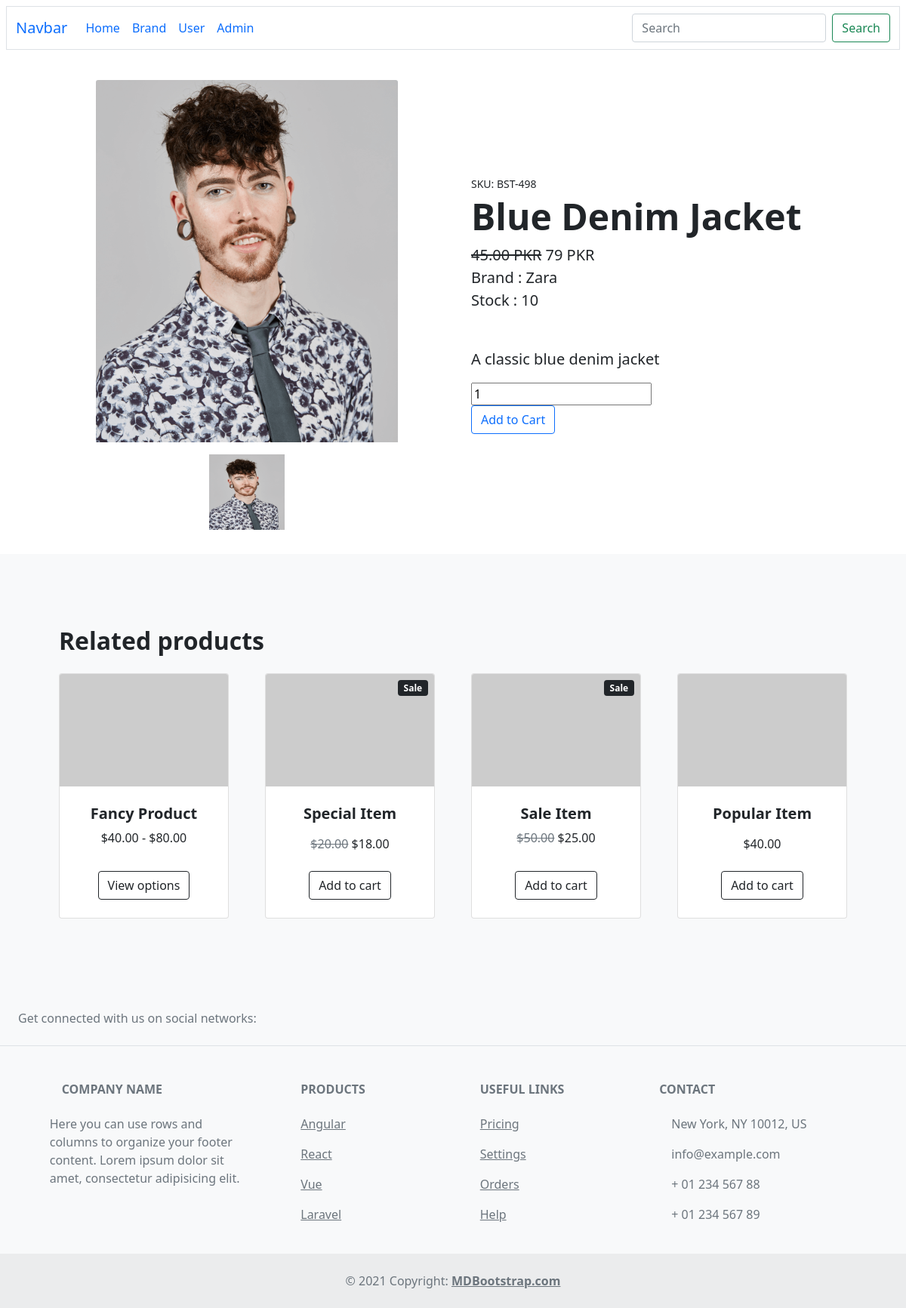
Page /get_single_product/blue-denim-jacket on the committed database.
### app/models.py (models this page shows, shortened)
class PImage(models.Model):
    Product = models.ForeignKey(Product,on_delete=models.CASCADE)
    Product_Image = models.ImageField(upload_to='Product_Images/')
    def __str__(self):
        return self.Product.Product_Name

class Product(models.Model):
    Product_Name = models.CharField(max_length=40)
    Product_Price = models.CharField(max_length=20)
    Product_Category = models.CharField(max_length=20)
    Product_Description = models.TextField(max_length=50)
    Product_Stock = models.IntegerField(default=0)
    slug = models.SlugField(unique=True, null=True, blank=True)
    Product_Brand = models.ForeignKey(Brand, on_delete=models.CASCADE)

class Brand(models.Model):
    Brand_id = models.AutoField
    Brand_Name = models.CharField(max_length=20)
    Brand_Email = models.EmailField(null=True)
    Brand_Password = models.CharField(max_length=20,null=True)
    Brand_Address = models.TextField(null=True)
    Brand_City = models.CharField(max_length=25,null=True)
    Brand_State = models.CharField(max_length=20,null=True)
    Brand_Zip = models.CharField(max_length=15,null=True)
    Brands_Logo = models.ImageField(upload_to='Brands_Logo/',null=True)
    def __str__(self):
        return self.Brand_Name

### app/views.py (the view)
# urls.py: path('get_single_product/<slug>',views.get_single_product,name='get_single_product'),
def get_single_product(request,slug):
    product = Product.objects.get(slug=slug)
    FImage = PImage.objects.filter(Product=product).first
    productsImages = PImage.objects.filter(Product=product)
    print(productsImages)
    context = {'product': product, 'FeaturedImage': FImage, 'images': productsImages}
    return render(request, 'single_product.html', context=context)

### app/templates/single_product.html (shortened to what this page needs)
{% extends 'base.html' %}
{% block main_content %}
        <section class="py-3">
            <div class="container px-4 px-lg-5 my-3">
                <div class="row gx-4 gx-lg-5 align-items-center">
                    <div class="col-md-6 text-center">
                        <img class="card-img-top mb-5 mb-md-0" style="height: 30rem;width: 25rem; object-fit: cover" src="/media/{{FeaturedImage.Product_Image}}" alt="..." />
                        <div class="thumbs-wrap mt-3">
                          {% for image in images %}
                          <a href="#" class="item-thumb"> <img src="/media/{{image.Product_Image}}"  width="100" height="100"></a>
                          {% endfor %}
                        </div>
                    </div>
                    <div class="col-md-6">
                        <div class="small mb-1">SKU: BST-498</div>
                        <h1 class="display-5 fw-bolder">{{ product.Product_Name }}</h1>
                        <div class="fs-5 mb-5">
                            <span class="text-decoration-line-through">45.00 PKR</span>
                            <span>{{ product.Product_Price }} PKR</span><br>
                            <span>Brand : {{ product.Product_Brand }}</span><br>
                            <span>Stock : {{ product.Product_Stock }}</span>
                        </div>
                        <p class="lead">{{ product.Product_Description }}</p>
                        <form method="post" action="/add_to_cart/">
                            <div class="field has-addons flex">
                                <div class="control">
                                    <input type="number" name="quantity" value="1" class="input" min="1" id="">
                                </div>
                                <div class="control">
                                    <button class="btn  btn-outline-primary">Add to Cart</button>
                                </div>
                            </div>
                        </form>
                    </div>
                </div>
            </div>
        </section>
        <section class="py-5 bg-light">
            <div class="container px-4 px-lg-5 mt-5">
                <h2 class="fw-bolder mb-4">Related products</h2>
                <div class="row gx-4 gx-lg-5 row-cols-2 row-cols-md-3 row-cols-xl-4 justify-content-center">
                    <div class="col mb-5">
                        <div class="card h-100">
                            <img class="card-img-top" src="https://dummyimage.com/450x300/dee2e6/6c757d.jpg" alt="..." />
                            <div class="card-body p-4">
                                <div class="text-center">
                                    <h5 class="fw-bolder">Fancy Product</h5>
                                    $40.00 - $80.00
                                </div>
                            </div>
                            <div class="card-footer p-4 pt-0 border-top-0 bg-transparent">
                                <div class="text-center"><a class="btn btn-outline-dark mt-auto" href="#">View options</a></div>
                            </div>
                        </div>
                    </div>
                    <div class="col mb-5">
                        <div class="card h-100">
                            <div class="badge bg-dark text-white position-absolute" style="top: 0.5rem; right: 0.5rem">Sale</div>
                            <img class="card-img-top" src="https://dummyimage.com/450x300/dee2e6/6c757d.jpg" alt="..." />
                            <div class="card-body p-4">
                                <div class="text-center">
                                    <h5 class="fw-bolder">Special Item</h5>
                                    <span class="text-muted text-decoration-line-through">$20.00</span>
                                    $18.00
                                </div>
                            </div>
                            <div class="card-footer p-4 pt-0 border-top-0 bg-transparent">
                                <div class="text-center"><a class="btn btn-outline-dark mt-auto" href="#">Add to cart</a></div>
                            </div>
                        </div>
                    </div>
                    <div class="col mb-5">
                        <div class="card h-100">
                            <div class="badge bg-dark text-white position-absolute" style="top: 0.5rem; right: 0.5rem">Sale</div>
                            <img class="card-img-top" src="https://dummyimage.com/450x300/dee2e6/6c757d.jpg" alt="..." />
                            <div class="card-body p-4">
                                <div class="text-center">
                                    <h5 class="fw-bolder">Sale Item</h5>
                                    <span class="text-muted text-decoration-line-through">$50.00</span>
                                    $25.00
                                </div>
                            </div>
                            <div class="card-footer p-4 pt-0 border-top-0 bg-transparent">
                                <div class="text-center"><a class="btn btn-outline-dark mt-auto" href="#">Add to cart</a></div>
                            </div>
                        </div>
                    </div>
                    <div class="col mb-5">
                        <div class="card h-100">
                            <img class="card-img-top" src="https://dummyimage.com/450x300/dee2e6/6c757d.jpg" alt="..." />
                            <div class="card-body p-4">
                                <div class="text-center">
                                    <h5 class="fw-bolder">Popular Item</h5>
                                    $40.00
                                </div>
                            </div>
                            <div class="card-footer p-4 pt-0 border-top-0 bg-transparent">
                                <div class="text-center"><a class="btn btn-outline-dark mt-auto" href="#">Add to cart</a></div>
                            </div>
                        </div>
                    </div>
                </div>
            </div>
        </section>
{% endblock main_content %}

### rows in the picture
PImage: Product_Image (picture)
Product: Product_Name "Blue Denim Jacket", Product_Price "79", Product_Brand "Zara", Product_Stock "10", Product_Description "A classic blue denim jacket"
